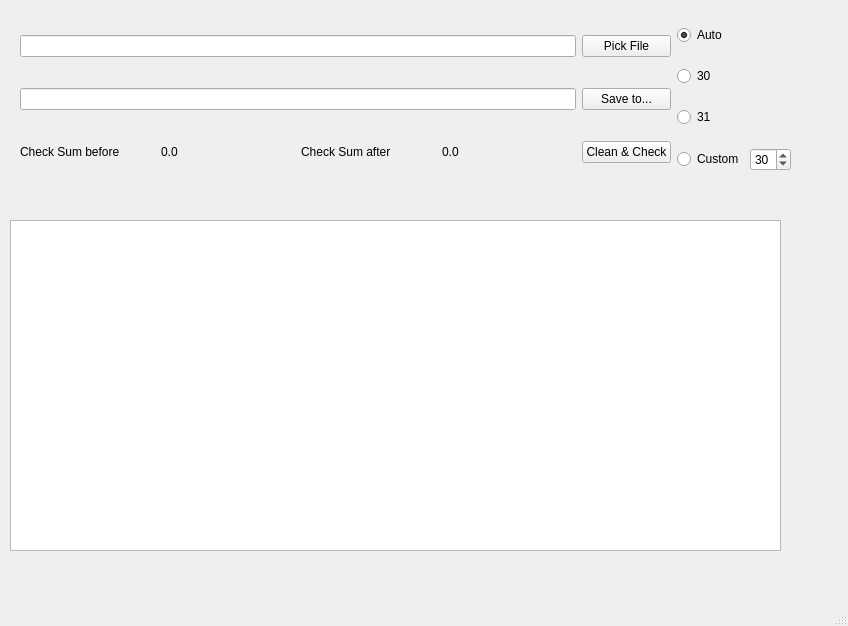
<?xml version="1.0" encoding="UTF-8"?>
<ui version="4.0">
 <class>MainWindow</class>
 <widget class="QMainWindow" name="MainWindow">
  <property name="geometry">
   <rect>
    <x>0</x>
    <y>0</y>
    <width>848</width>
    <height>626</height>
   </rect>
  </property>
  <property name="windowTitle">
   <string>Transmute</string>
  </property>
  <widget class="QWidget" name="centralwidget">
   <widget class="QTableView" name="tableView">
    <property name="geometry">
     <rect>
      <x>10</x>
      <y>220</y>
      <width>771</width>
      <height>331</height>
     </rect>
    </property>
   </widget>
   <widget class="QWidget" name="horizontalLayoutWidget">
    <property name="geometry">
     <rect>
      <x>20</x>
      <y>10</y>
      <width>771</width>
      <height>180</height>
     </rect>
    </property>
    <layout class="QHBoxLayout" name="horizontalLayout">
     <item>
      <layout class="QGridLayout" name="gridLayout">
       <property name="horizontalSpacing">
        <number>6</number>
       </property>
       <item row="0" column="0">
        <widget class="QLineEdit" name="line_file_pick"/>
       </item>
       <item row="0" column="2">
        <widget class="QPushButton" name="Button_pick_file">
         <property name="text">
          <string>Pick File</string>
         </property>
         <property name="autoDefault">
          <bool>true</bool>
         </property>
         <property name="default">
          <bool>false</bool>
         </property>
         <property name="flat">
          <bool>false</bool>
         </property>
        </widget>
       </item>
       <item row="1" column="2">
        <widget class="QPushButton" name="Button_save">
         <property name="text">
          <string>Save to...</string>
         </property>
        </widget>
       </item>
       <item row="1" column="0">
        <widget class="QLineEdit" name="line_file_save"/>
       </item>
       <item row="2" column="0">
        <layout class="QHBoxLayout" name="horizontalLayout_2">
         <item>
          <widget class="QLabel" name="l_check_before">
           <property name="text">
            <string>Check Sum before</string>
           </property>
          </widget>
         </item>
         <item>
          <widget class="QLabel" name="l_check_before_result">
           <property name="text">
            <string>0.0</string>
           </property>
          </widget>
         </item>
         <item>
          <widget class="QLabel" name="l_check_after">
           <property name="text">
            <string>Check Sum after</string>
           </property>
          </widget>
         </item>
         <item>
          <widget class="QLabel" name="l_check_after_result">
           <property name="text">
            <string>0.0</string>
           </property>
          </widget>
         </item>
        </layout>
       </item>
       <item row="2" column="2">
        <widget class="QPushButton" name="Button_check">
         <property name="text">
          <string>Clean &amp;&amp; Check</string>
         </property>
        </widget>
       </item>
      </layout>
     </item>
     <item>
      <layout class="QGridLayout" name="gridLayout_2">
       <item row="0" column="0">
        <widget class="QRadioButton" name="radio_auto">
         <property name="text">
          <string>Auto</string>
         </property>
         <property name="checked">
          <bool>true</bool>
         </property>
        </widget>
       </item>
       <item row="2" column="0">
        <widget class="QRadioButton" name="radio_31">
         <property name="text">
          <string>31</string>
         </property>
        </widget>
       </item>
       <item row="3" column="0">
        <widget class="QRadioButton" name="radio_select">
         <property name="text">
          <string>Custom</string>
         </property>
        </widget>
       </item>
       <item row="1" column="0">
        <widget class="QRadioButton" name="radio_30">
         <property name="text">
          <string>30</string>
         </property>
        </widget>
       </item>
       <item row="3" column="1">
        <widget class="QSpinBox" name="spinBox">
         <property name="minimum">
          <number>25</number>
         </property>
         <property name="maximum">
          <number>35</number>
         </property>
         <property name="value">
          <number>30</number>
         </property>
        </widget>
       </item>
      </layout>
     </item>
    </layout>
   </widget>
  </widget>
  <widget class="QMenuBar" name="menubar">
   <property name="geometry">
    <rect>
     <x>0</x>
     <y>0</y>
     <width>848</width>
     <height>28</height>
    </rect>
   </property>
  </widget>
  <widget class="QStatusBar" name="statusbar"/>
 </widget>
 <resources/>
 <connections/>
</ui>
